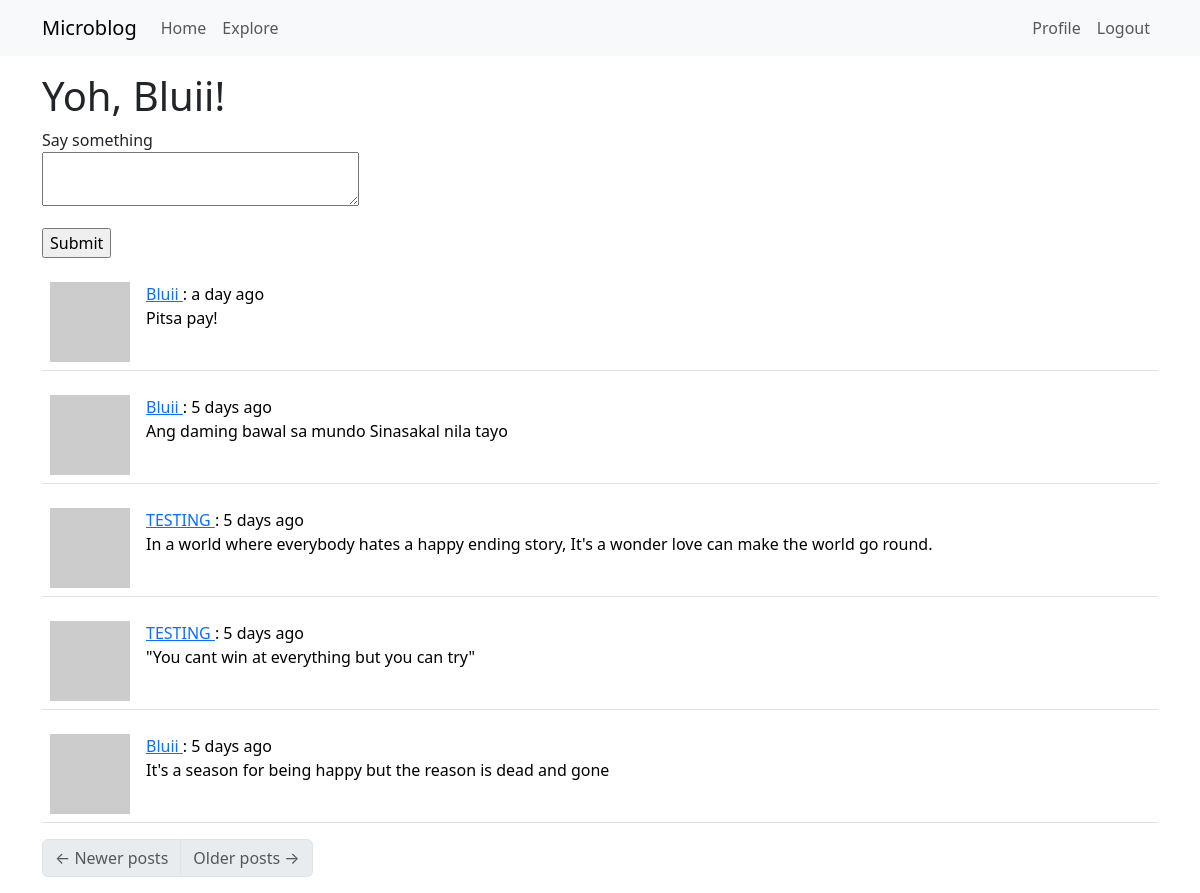
The app's page /index (signed in) with its own data.
### app/models.py (models this page shows, shortened)
class User(UserMixin, db.Model):
    id: so.Mapped[int] = so.mapped_column(primary_key=True)
    username: so.Mapped[str] = so.mapped_column(sa.String(64), index=True, unique=True)
    email: so.Mapped[str] = so.mapped_column(sa.String(120), index=True, unique=True)
    password_hash: so.Mapped[Optional[str]] = so.mapped_column(sa.String(256))
    posts: so.WriteOnlyMapped['Post'] = so.relationship(back_populates='author')
    about_me: so.Mapped[Optional[str]] = so.mapped_column(sa.String(140))
    last_seen: so.Mapped[Optional[datetime]] = so.mapped_column(default=lambda: datetime.now(timezone.utc))
    following: so.WriteOnlyMapped['User'] = so.relationship(secondary=followers, primaryjoin=(followers.c.follower_id == id),
                                                            secondaryjoin=(followers.c.followed_id == id),
                                                            back_populates='followers')
    followers: so.WriteOnlyMapped['User'] = so.relationship(secondary=followers, primaryjoin=(followers.c.followed_id == id),
                                                            secondaryjoin=(followers.c.follower_id == id),
                                                            back_populates='following')
    def avatar(self, size):
        digest = md5(self.email.lower().encode('utf-8')).hexdigest()
        return f'https://www.gravatar.com/avatar/{digest}?d=identicon&s={size}'
    def following_post(self):
        Author = so.aliased(User)
        Follower = so.aliased(User)
        return (
            sa.select(Post)
            .join(Post.author.of_type(Author))
            .join(Author.followers.of_type(Follower), isouter=True)
            .where(sa.or_(
                Follower.id == self.id,
                Author.id == self.id
            ))
            .group_by(Post)
            .order_by(Post.timestamp.desc())
        )

class Post(db.Model):
    id: so.Mapped[int] = so.mapped_column(primary_key=True)
    body: so.Mapped[str] = so.mapped_column(sa.String(140))
    timestamp: so.Mapped[datetime] = so.mapped_column(index=True, default=lambda: datetime.now(timezone.utc))
    user_id: so.Mapped[int] = so.mapped_column(sa.ForeignKey(User.id), index=True)
    author: so.Mapped[User] = so.relationship(back_populates='posts')
    @login.user_loader
    def load_user(id):
        return db.session.get(User, int(id))

### app/routes.py (the view)
@app.route('/', methods=['GET', 'POST'])
@app.route('/index', methods=['GET', 'POST' ])
@login_required
def index():
    form = PostForm()
    if form.validate_on_submit():
        post = Post(body=form.post.data, author=current_user)
        db.session.add(post)
        db.session.commit()
        flash('You post is now live!')
        return redirect(url_for('index'))
    page = request.args.get('page', 1, type=int)
    posts = db.paginate(current_user.following_post(), page=page,
                        per_page=app.config['POSTS_PER_PAGE'], error_out=False)
    next_url = url_for('index', page=posts.next_num)\
        if posts.has_next else None
    prev_url = url_for('index', page=posts.prev_num)\
        if posts.has_prev else None
    return render_template('index.html', title='Home Page', form=form, posts=posts.items, next_url=next_url, prev_url=prev_url)

### app/forms.py
class PostForm(FlaskForm):
    post = TextAreaField('Say something', validators=[DataRequired(), Length(min=1, max=140)])
    submit = SubmitField('Submit')

### app/routes.py (called while the page is built)
@app.before_request
def before_request():
    if current_user.is_authenticated:
        current_user.last_seen = datetime.now(timezone.utc)
        db.session.commit()

### app/templates/index.html (shortened to what this page needs)
{% extends "base.html" %}
{% block content %}
        <h1> Yoh, {{ current_user.username }}!</h1>
        {% if form %}
        <form action="", method="post">
            <p>
                {{ form.post.label}}<br>
                {{ form.post(cols=32, row=4) }}<br>
            </p>
            <p>{{ form.submit() }}</p>
        </form>
        {% endif %}
        {% for post in posts %}
            {% include '_post.html' %}
        {% endfor %}
        <nav aria-label="Post navigation">
            <ul class="pagination">
                <li class="page-item{% if not prev_url %} disabled{% endif %}">
                    <a class="page-link" href="{{ prev_url }}">
                        <span aria-hidden="true">&larr;</span> Newer posts
                    </a>
                </li>
                <li class="page-item{% if not next_url %} disabled{% endif %}">
                    <a class="page-link" href="{{ next_url }}">
                        Older posts <span aria-hidden="true">&rarr;</span>
                    </a>
                </li>
            </ul>
        </nav>
{% endblock %}

### app/templates/_post.html
<table class="table table-hover">
    <tr>
        <td width="50px">
            <a href="{{ url_for('user', username=post.author.username) }}">
                <img src="{{ post.author.avatar(50) }}" />
            </a>
        </td>
        <td>
            <a href="{{ url_for('user', username=post.author.username) }}">
                {{ post.author.username }}
            </a>
            :   {{ moment(post.timestamp).fromNow() }}
            <br>
            {{ post.body }}
        </td>
    </tr>
</table>

### records on screen
User: username "Bluii"
Post: author.username "Bluii", timestamp "a day ago", body "Pitsa pay!"
Post: author.username "Bluii", timestamp "5 days ago", body "Ang daming bawal sa mundo Sinasakal nila tayo"
Post: author.username "TESTING", timestamp "5 days ago", body "In a world where everybody hates a happy ending story, It's a wonder love can make the world go round."
Post: author.username "TESTING", timestamp "5 days ago", body "\"You cant win at everything but you can try\""
Post: author.username "Bluii", timestamp "5 days ago", body "It's a season for being happy but the reason is dead and gone"

### other values on screen
{{ ('Home') }} "Home"
{{ ('Explore') }} "Explore"
{{ ('Profile') }} "Profile"
{{ ('Logout') }} "Logout"
